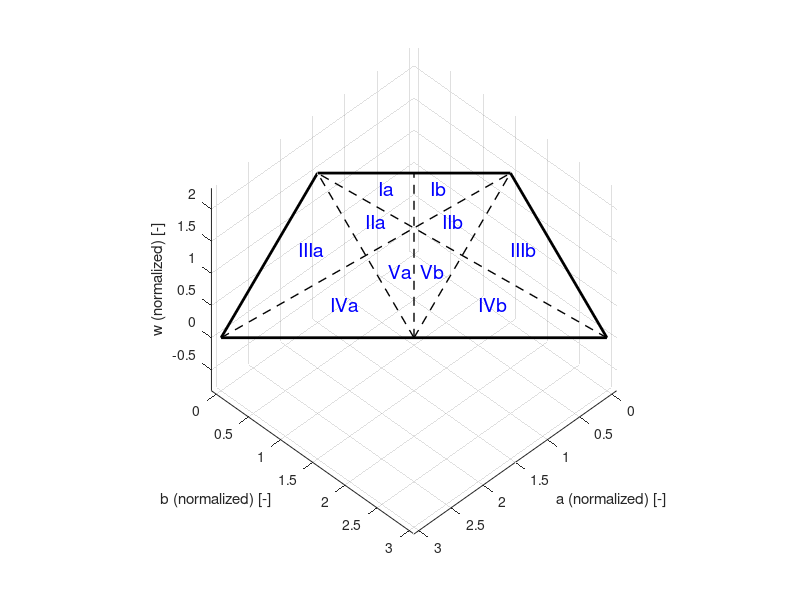

The MATLAB source for this figure:
function id = plotTrapezoid()
% plotTrapezoid - Plots data over the nondimensional design space
% trapezoid for symmetric 5-bar SCARA robots.
%  
% plotTrapezoid() - Creates an empty trapezoid plot of the nondimensional
% design space, including the singularity region boundaries and labels.
%
%
%
% Copyright 2025, Victor Suciu, Nobleo Technology & Technische Universiteit
% Eindhoven, Netherlands

% hFigure = figure;
% set(hFigure, 'MenuBar', 'none');
% set(hFigure, 'ToolBar', 'none');

figure()
hold on

plot3([3 0 0 1.5; 0 0 1.5 3], [0 3 1.5 0; 3 1.5 0 0], [0 0 1.5 1.5; 0 1.5 1.5 0], '-', 'MarkerSize', 10, 'LineWidth',2, 'color', 'k', 'LineJoin', 'round', 'DisplayName', 'trapezoidBorder');
id = plot3([3 0 1.5 1.5 1.5; 0 1.5 1.5 0 0.75]+0.05*1.5, [0 3 1.5 1.5 1.5; 1.5 0 0 1.5 0.75]+0.05*1.5, [0 0 0 0 0; 1.5 1.5 1.5 1.5 1.5]+0.07*1.5, '--', 'LineWidth',1, 'color', 'k', 'LineJoin', 'round', 'DisplayName','trapezoidRegions');
plot3([3 0 1.5 1.5 1.5; 0 1.5 1.5 0 0.75]-0.05*1.5, [0 3 1.5 1.5 1.5; 1.5 0 0 1.5 0.75]-0.05*1.5, [0 0 0 0 0; 1.5 1.5 1.5 1.5 1.5]-0.07*1.5, '--', 'LineWidth',1, 'color', 'k', 'LineJoin', 'round', 'DisplayName','trapezoidRegions2');
view(135, 45)

xText = [1.1 1.35 2 2 1.4];
yText = [0.55 0.6 0.2 0.7 1];
zText = [1.35 1.05 0.8 0.3 0.6];
textLabels = {"Ia", "IIa", "IIIa", "IVa", "Va", "Ib", "IIb", "IIIb", "IVb", "Vb"};
text([xText yText+0.15], [yText xText-0.15], [zText zText]+0.02, textLabels, 'Color', 'blue', 'FontSize', 14);

hold off

xlabel("a (normalized) [-]");
ylabel("b (normalized) [-]");
zlabel("w (normalized) [-]");
axis equal;
grid on;
